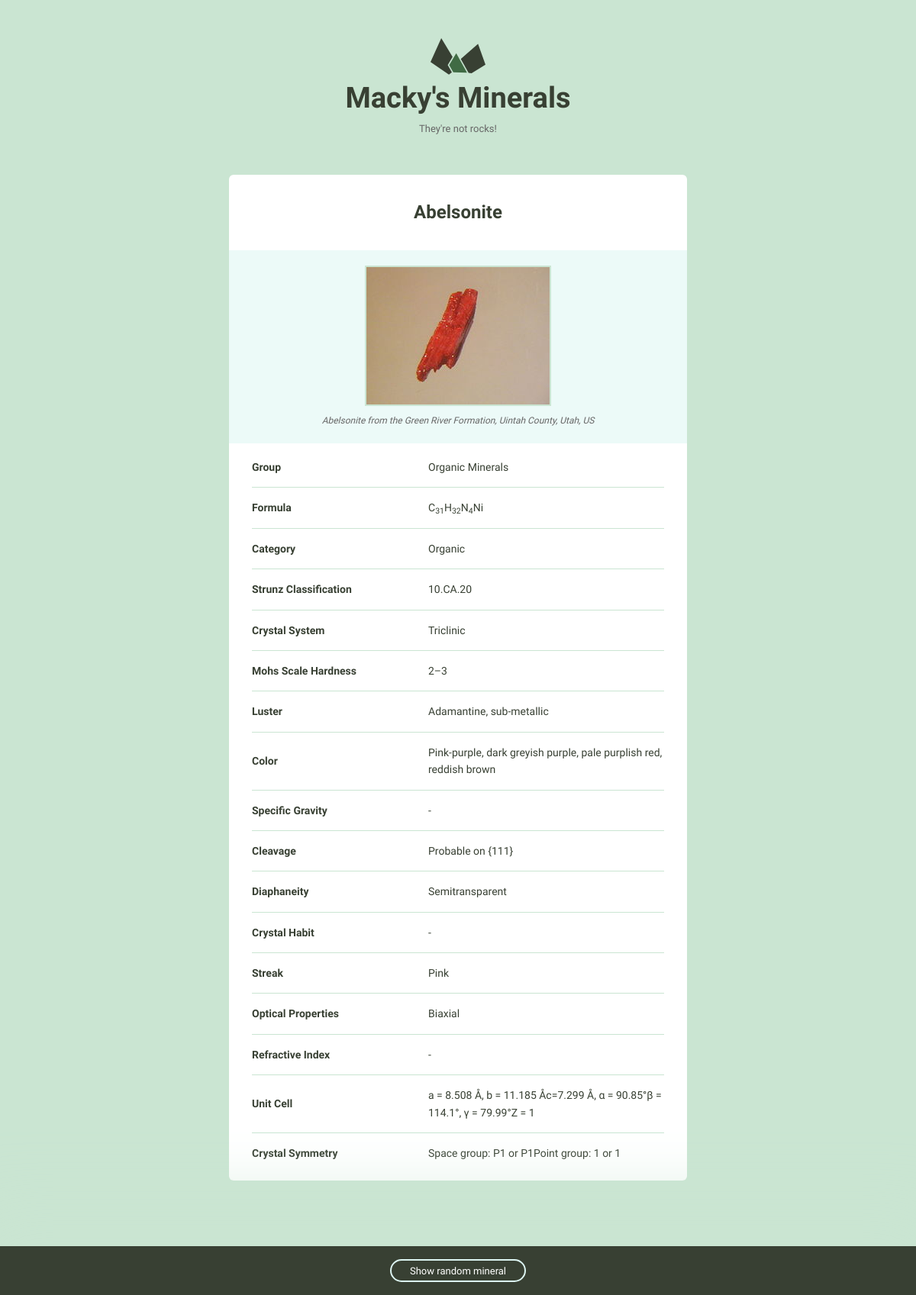
The app's page /minerals/1 with its own data.
### minerals/models.py (models this page shows, shortened)
class Mineral(models.Model):
    name = models.CharField(max_length=255,)
    image_filename = models.CharField(max_length=255)
    image_caption = models.CharField(max_length=255)
    category = models.CharField(max_length=255)
    formula = models.CharField(max_length=255)
    strunz_classification = models.CharField(
        max_length=255)
    color = models.CharField(max_length=255)
    crystal_system = models.CharField(max_length=255)
    unit_cell = models.CharField(max_length=255)
    crystal_symmetry = models.CharField(max_length=255)
    cleavage = models.CharField(max_length=255)
    mohs_scale_hardness = models.CharField(
        max_length=255)
    luster = models.CharField(max_length=255)
    streak = models.CharField(max_length=255)
    diaphaneity = models.CharField(max_length=255)
    optical_properties = models.CharField(
        max_length=255)
    refractive_index = models.CharField(max_length=255)
    crystal_habit = models.CharField(max_length=255)
    specific_gravity = models.CharField(max_length=255)
    group = models.CharField(max_length=255)

### minerals/views.py (the view)
# urls.py: path('<int:pk>', views.mineral_detail, name='mineral_detail'),
def mineral_detail(request, pk):
    minerals = Mineral.objects.values().all()
    field_count = {}
    for mineral in minerals:
        for key, value in mineral.items():
            if value != '' and key != 'id':
                try:
                    field_count[key] = field_count[key] + 1
                except KeyError:
                    field_count[key] = 1
    mineral = Mineral.objects.values().get(pk=pk)
    field_count = OrderedDict(
        sorted(field_count.items(), key=lambda x: x[1], reverse=True))
    return render(request, 'mineral_detail.html',
                  {'mineral': mineral,
                   'detail': True,
                   'field_count': field_count})

### minerals/templatetags/mineral_extras.py (called while the page is built)
@register.filter
def replace_underscores_with_space(key):
    return ' '.join(key.split('_'))

@register.simple_tag
def generate_random_num():
    mineral_count = Mineral.objects.all().count()
    return randint(1, mineral_count)

@register.filter
def get_dict_value(obj, key):
    try:
        if obj[key] != '':
            return obj[key]
        else:
            return '-'
    except KeyError:
        return ''

### minerals/templates/mineral_detail.html
{% extends "layout.html" %}
{% load static from staticfiles %}
{% load mineral_extras %}
{% block content %}
  <h1 class="mineral__name">{{ mineral.name }}</h1>
  <div class="mineral__image-bg">
    {% with 'images/'|add:mineral.name|add:'.jpg' as mineral_image %}
      <img class="mineral__image" src="{% static mineral_image %}">
    {% endwith %}
    <p class="mineral__caption">{{ mineral.image_caption }}</p>
  </div>
  <div class="mineral__table-container">
    <table class="mineral__table">
      {% for key in field_count.keys %}
        {% if key != 'id' and key != 'image_caption' and key != 'image_filename' and key != 'name' %}
          <tr>
            <td class="mineral__category">{{ key|replace_underscores_with_space|title }}</td>
            <td {% if key is 'formula' %}class="mineral__formula"{% endif %}>
              {{ mineral|get_dict_value:key|safe }}
            </td>
          </tr>
        {% endif %}
      {% endfor %}
    </table>
  </div>
{% endblock %}

### templates/layout.html
<!DOCTYPE html>
<html lang="en">
{% include 'includes/head.html' %}
<body>
  <div class="bounds {% if detail %}bounds--small{% endif %}">
    {% include 'includes/header.html' %}
    <div class="grid-100 {% if detail %}mineral__container{% endif %}">
    {% block content %}{% endblock %}
    </div>
  </div>
  {% include 'includes/footer.html' %}
</body>
</html>

### templates/includes/head.html (shortened to what this page needs)
{% load static from staticfiles %}
<head>
  <link rel="stylesheet" href="{% static '/css/global.css' %}">
</head>

### templates/includes/header.html (shortened to what this page needs)
<div class="grid-100">
  <a href="{% url 'home' %}">
    <h1 class="logo__name text-centered">Macky's Minerals</h1>
  </a>
  <p class="logo__text text-centered">They're not rocks!</p>
</div>

### templates/includes/footer.html
{% load mineral_extras %}
<div class="minerals__random">
  {% generate_random_num as rand %}
  <a class="minerals__anchor" href="{% url 'minerals:mineral_detail' pk=rand %}">Show random mineral</a>
</div>

### minerals/static/css/global.css (style rules this page uses)
html { font-family: sans-serif; -ms-text-size-adjust: 100%; -webkit-text-size-adjust: 100%; }
body { margin: 0; }
a { background-color: transparent; }
h1 { font-size: 2em; margin: 0.67em 0; }
sub { font-size: 75%; line-height: 0; position: relative; vertical-align: baseline; bottom: -0.25em; }
img { border: 0; }
table { border-collapse: collapse; border-spacing: 0; }
td, th { padding: 0; }
html { font-size: 62.5%; }
body { background-color: #CAE5D2; font-size: 1.5em; line-height: 1.6; font-weight: 400; font-family: "Cousine"; color: #666; }
.bounds { max-width: 800px; margin: 0 auto; padding: 50px 0 150px; overflow: hidden; }
.bounds--small { max-width: 600px; padding: 50px 10px 150px; }
.grid, .grid-5, .grid-10, .grid-15, .grid-20, .grid-25, .grid-30, .grid-33, .grid-35, .grid-40, .grid-45, .grid-50, .grid-55, .grid-60, .grid-65, .grid-66, .grid-70, .grid-75, .grid-80, .grid-90, .grid-95, .grid-100 { float: left; box-sizing: border-box; position: relative; }
.grid-100 { width: 100%; padding: 0 15px; }
h1, h2, h3, h4, h5, h6 { margin-top: 0; margin-bottom: 2rem; font-weight: bold; font-family: "Work Sans", sans-serif; color: #384033; }
h1 { font-size: 3.8rem; }
@media (min-width: 550px) { h1 { font-size: 3.8rem; } }
p { margin-top: 0; font-size: 1.6rem; }
a { color: #689b98; text-decoration: none; -webkit-transition: color 0.2s; -moz-transition: color 0.2s; -ms-transition: color 0.2s; -o-transition: color 0.2s; transition: color 0.2s; }
th, td { padding: 15px; text-align: left; border-bottom: 1px solid #e1e1e1; }
th:first-child, td:first-child { padding-left: 0; }
th:last-child, td:last-child { padding-right: 0; }
table, p, ul { margin-bottom: 2.5rem; }
.text-centered { text-align: center; }
.logo__name { margin-bottom: 0; }
.logo__text { margin-bottom: 50px; font-size: 13px; }
.minerals__anchor { border: solid 2px #DCF5F2; border-radius: 100px; color: #384033; display: block; font-size: 13px; text-align: center; padding: 8px 0 7px 0; width: 100%; transition: background-color 200ms ease-in-out, font-weight 200ms ease-in-out, color 200ms ease-in-out; }
.minerals__random { background-color: #384033; box-shadow: 0 0 100px 50px #CAE5D2; color: #fff; padding: 20px 0 20px 0; position: fixed; bottom: 0; text-align: center; width: 100%; }
.minerals__random .minerals__anchor { display: inline; color: #fff; padding: 6px 24px 5px 24px; }
.mineral__container { background-color: #fff; border-radius: 6px; list-style: none; padding: 0; text-align: center; }
.mineral__name { display: block; width: 100%; margin: 0; font-size: 24px; padding: 30px 0 30px 0; }
.mineral__image { display: block; margin: 0 auto; border: solid 2px #CAE5D2; }
.mineral__image-bg { background-color: #ecfaf8; padding: 20px 0; }
.mineral__caption { font-size: 12px; font-style: italic; padding: 10px 0 0 0; margin: 0; }
.mineral__table { font-size: 14px; color: #384033; }
.mineral__table td { border-color: #CAE5D2; }
.mineral__table tr:last-of-type td { border-bottom: none; padding-bottom: 0; }
.mineral__table-container { padding: 5px 30px 0; }
.mineral__category { font-weight: bold; width: 40%; }

### records on screen
Mineral: name "Abelsonite", image_caption "Abelsonite from the Green River Formation, Uintah County, Utah, US"

### other values on screen
{{ key|replace_underscores_with_space|title }} "Group" "Formula" "Category" "Strunz Classification" "Crystal System" "Mohs Scale Hardness" "Luster" "Color" "Specific Gravity" "Cleavage" "Diaphaneity" "Crystal Habit" "Streak" "Optical Properties" "Refractive Index" "Unit Cell" "Crystal Symmetry"
{{ mineral|get_dict_value:key|safe }} "Organic Minerals" "C 31 H 32 N 4 Ni" "Organic" "10.CA.20" "Triclinic" "2–3" "Adamantine, sub-metallic" "Pink-purple, dark greyish purple, pale purplish red, reddish brown" "-" "Probable on {111}" "Semitransparent" "-" "Pink" "Biaxial" "-" "a = 8.508 Å, b = 11.185 Åc=7.299 Å, α = 90.85°β = 114.1°, γ = 79.99°Z = 1" "Space group: P1 or P1Point group: 1 or 1"
